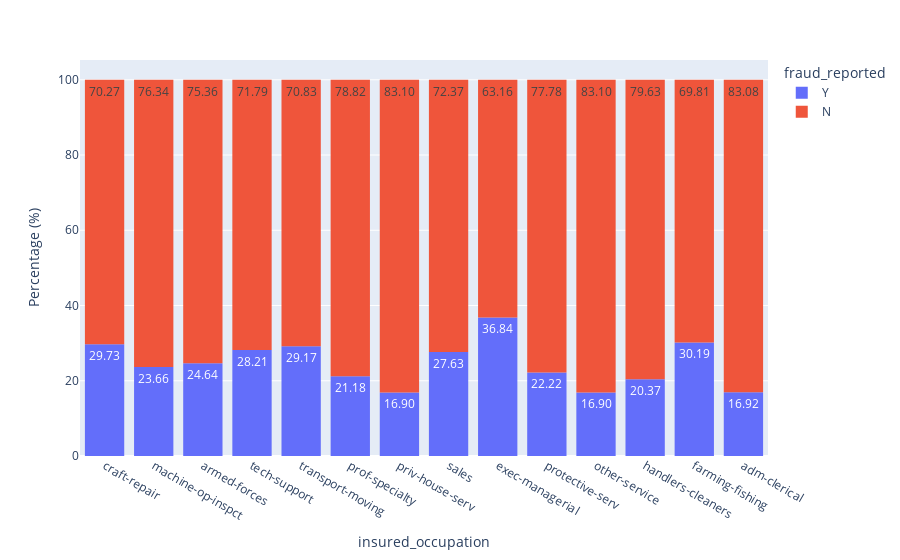

Source (notebook cell):
### Code cell
fig = px.histogram(df, 
                   x="insured_occupation", 
                   color="fraud_reported", 
                   barnorm='percent',     # ให้แสดงเป็นเปอร์เซ็นต์
                   text_auto='.2f')       # แสดงตัวเลขบนแท่งแบบทศนิยม 2 ตำแหน่ง

fig.update_layout(yaxis_title="Percentage (%)")
fig.show()

### Figure 1 — Plotly figure (JSON) as saved in the notebook; plotly's stock layout.template omitted (floating-point values rounded to 4 significant figures; data arrays with more than 128 entries replaced by an {"elided": "..."} marker saying what was removed)
{"data": [{"alignmentgroup": "True", "bingroup": "x", "hovertemplate": "fraud_reported=Y<br>insured_occupation=%{x}<br>count (normalized as percent)=%{y}<extra></extra>", "legendgroup": "Y", "marker": {"color": "#636efa", "pattern": {"shape": ""}}, "name": "Y", "offsetgroup": "Y", "orientation": "v", "showlegend": true, "texttemplate": "%{value:.2f}", "type": "histogram", "x": {"elided": "247 str values"}, "xaxis": "x", "yaxis": "y"}, {"alignmentgroup": "True", "bingroup": "x", "hovertemplate": "fraud_reported=N<br>insured_occupation=%{x}<br>count (normalized as percent)=%{y}<extra></extra>", "legendgroup": "N", "marker": {"color": "#EF553B", "pattern": {"shape": ""}}, "name": "N", "offsetgroup": "N", "orientation": "v", "showlegend": true, "texttemplate": "%{value:.2f}", "type": "histogram", "x": {"elided": "753 str values"}, "xaxis": "x", "yaxis": "y"}], "layout": {"barmode": "relative", "barnorm": "percent", "legend": {"title": {"text": "fraud_reported"}, "tracegroupgap": 0}, "margin": {"t": 60}, "xaxis": {"anchor": "y", "domain": [0, 1], "title": {"text": "insured_occupation"}}, "yaxis": {"anchor": "x", "domain": [0, 1], "title": {"text": "Percentage (%)"}}}}
